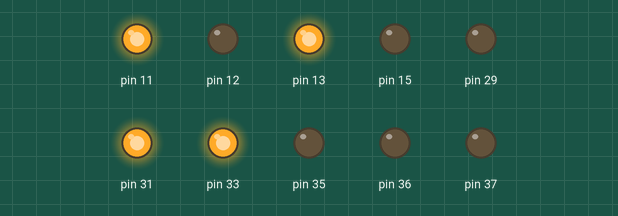
The program below on a simulated Raspberry Pi (header pin numbers). On the bench: output pins drawn as LEDs (lit = HIGH). The clock reads 2024-03-15 10:24:30 at power-on unless the program sets it; what the program prints to the terminal is not drawn.

Above: at 0.1 s.
Timing chart, 0 to 1.6 s (numbered marks = the images above):
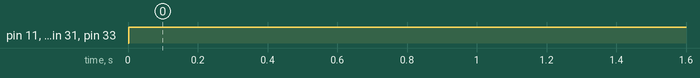

Measured:
- by itself, pin 11, pin 13, pin 31, pin 33: LOW → HIGH at 0.00 s

The program:

light_up_diode.py
```python
import datetime
import time

import RPi.GPIO

current_date = datetime.datetime.now()
hour = current_date.hour
hour = hour % 12
minute = current_date.minute
print(current_date)

RPi.GPIO.setwarnings(False)
RPi.GPIO.setmode(RPi.GPIO.BOARD)

RPi.GPIO.setup(11, RPi.GPIO.OUT)
RPi.GPIO.setup(12, RPi.GPIO.OUT)
RPi.GPIO.setup(13, RPi.GPIO.OUT)
RPi.GPIO.setup(15, RPi.GPIO.OUT)
RPi.GPIO.setup(29, RPi.GPIO.OUT)
RPi.GPIO.setup(31, RPi.GPIO.OUT)
RPi.GPIO.setup(33, RPi.GPIO.OUT)
RPi.GPIO.setup(35, RPi.GPIO.OUT)
RPi.GPIO.setup(36, RPi.GPIO.OUT)
RPi.GPIO.setup(37, RPi.GPIO.OUT)

i = 1

h = hour
m = minute
while True:
    hour = h
    minute = m
    if hour >= 8:
        hour -= 8
        RPi.GPIO.output(11, 1)
    else:
        RPi.GPIO.output(11, 0)

    if hour >= 4:
        hour -= 4
        RPi.GPIO.output(12, 1)
    else:
        RPi.GPIO.output(12, 0)

    if hour >= 2:
        hour -= 2
        RPi.GPIO.output(13, 1)
    else:
        RPi.GPIO.output(13, 0)

    if hour >= 1:
        hour -= 1
        RPi.GPIO.output(15, 1)
    else:
        RPi.GPIO.output(15, 0)

    if minute >= 32:
        minute -= 32
        RPi.GPIO.output(29, 1)
    else:
        RPi.GPIO.output(29, 0)

    if minute >= 16:
        minute -= 16
        RPi.GPIO.output(31, 1)
    else:
        RPi.GPIO.output(31, 0)

    if minute >= 8:
        minute -= 8
        RPi.GPIO.output(33, 1)
    else:
        RPi.GPIO.output(33, 0)

    if minute >= 4:
        minute -= 4
        RPi.GPIO.output(35, 1)
    else:
        RPi.GPIO.output(35, 0)

    if minute >= 2:
        minute -= 2
        RPi.GPIO.output(36, 1)
    else:
        RPi.GPIO.output(36, 0)

    if minute >= 1:
        minute -= 1
        RPi.GPIO.output(37, 1)
    else:
        RPi.GPIO.output(37, 0)

    time.sleep(0.1)
    i += 1
    #if i == 1000:
    #    break

RPi.GPIO.cleanup()
```
